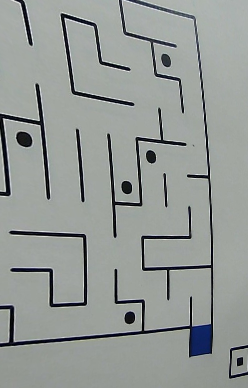
#> input picture detect/imgs/calibresult.png, 248 x 388 px
$ python test.py
#> lines starting #> are read from the running program, lines starting #| are printed output that depends on the picture
#> further down, img is the input picture: shape (388, 248, 3); mean B, G, R 149.9, 153, 148.1
import cv2
import numpy as np

# [23 lines of commented-out code are left out]
color_dist = {'red1': {'Lower': np.array([0, 43, 46]), 'Upper': np.array([10, 255, 255])},
              'red2': {'Lower': np.array([156, 43, 46]), 'Upper': np.array([180, 255, 255])},
              'blue': {'Lower': np.array([100, 43, 46]), 'Upper': np.array([124, 255, 255])},
              'green': {'Lower': np.array([35, 43, 46]), 'Upper': np.array([77, 255, 255])},
              'yellow': {'Lower': np.array([26, 43, 46]), 'Upper': np.array([34, 255, 255])},
              }


# color_dist = {'blue': {'Lower': np.array([100, 43, 46]), 'Upper': np.array([124, 255, 255])},
#               'yellow': {'Lower': np.array([26, 43, 46]), 'Upper': np.array([34, 255, 255])},
#               }


def color_read(mode, roi):
#> called with mode = 1
    if mode == 1:
        ball_color = 'red2'
    else:
        # 判断真假
        ball_color = 'green'
    gs_frame = cv2.GaussianBlur(roi, (5, 5), 0)  # 高斯模糊
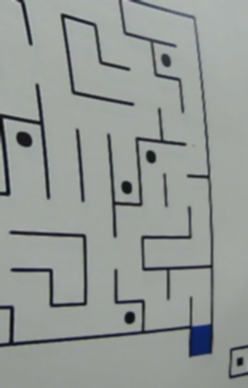
#> gs_frame: shape (388, 248, 3); mean B, G, R 149.9, 153, 148.1
    hsv = cv2.cvtColor(gs_frame, cv2.COLOR_BGR2HSV)  # 转化成HSV图像
#> hsv: shape (388, 248, 3); mean H, S, V 68.8, 12.1, 153.9
    erode_hsv = cv2.erode(hsv, None, iterations=2)  # 腐蚀 粗的变细
#> erode_hsv: shape (388, 248, 3); mean H, S, V 58, 7.9, 139.8
    inRange_hsv = cv2.inRange(erode_hsv, color_dist[ball_color]['Lower'], color_dist[ball_color]['Upper'])
#> inRange_hsv: shape (388, 248); every value is 0
    cnts = cv2.findContours(inRange_hsv.copy(), cv2.RETR_EXTERNAL, cv2.CHAIN_APPROX_SIMPLE)[-2]
#> cnts = []
    if len(cnts) != 0:
        c = max(cnts, key=cv2.contourArea)
        rect = cv2.minAreaRect(c)
        box = cv2.boxPoints(rect)
        cv2.drawContours(roi, [np.intp(box)], -1, (0, 0, 0), 5)
        cv2.namedWindow("camera", cv2.WINDOW_FREERATIO)
        cv2.imshow('camera', roi)
        return True
    else:
        return False


img = cv2.imread("imgs/calibresult.png")
print((color_read(1, img)))
#| False
cv2.waitKey(0)
